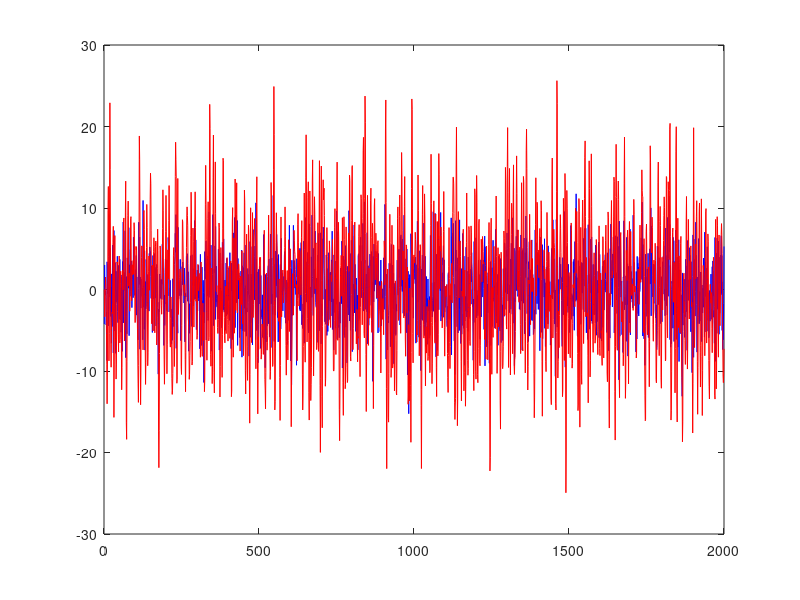

Reproduce this figure in MATLAB. (Note: this script raises an error after producing the figure.)
%% 
clear all, close all
load('data_group_35');

%% PLOT DATA
figure, plot(u, 'blue'); hold on; plot(ys, 'red');

a = 0.1;
b1 = 0.1;
b2 = 0.1;
e0 = 0.2;
e1 = 0.1;
f = 0.1;

x0 = [a;b1;b2;e0;e1;f];
ub = [inf,inf,inf,inf,inf,inf];
lb = [-inf,-inf,-inf,-inf,-inf,-inf];
options = optimoptions('lsqnonlin', 'Algorithm', 'levenberg-marquardt', 'MaxFunEvals', 2000, 'DerivativeCheck', 'off', 'Jacobian', 'off');

%% Find Minima
x = lsqnonlin( @(x)cost_function(x,u,ys), x0, lb, ub, options);
disp(x);

%% Check Gradient = 0 for x = x_minima
grad = gradient_cost_function(x, u, ys);
disp(grad);

%% System
P = tf( [0 1 x(1)], [1 x(2) x(3)], 1)
F = tf( [x(4) x(5)], [1 x(6)], 1)
L = F*P

estimation_error = sum( (ys - lsim(L,u)).^2 );

disp(estimation_error);
%%
% a = 0.1;
% b1 = 0.1;
% b2 = 0.1;
% e0 = 0.2;
% e1 = 0.1;
% f = 0.1;
%     0.3800
%    -0.9500
%     0.6500
%     0.7900
%     0.4200
%     0.1800
%%
% a = 0.1;
% b1 = -0.1;
% b2 = 0.1;
% e0 = 0.2;
% e1 = -0.1;
% f = 0.1;
    
%     0.5316
%    -0.9500
%     0.6500
%     0.7900
%     0.3002
%     0.1800